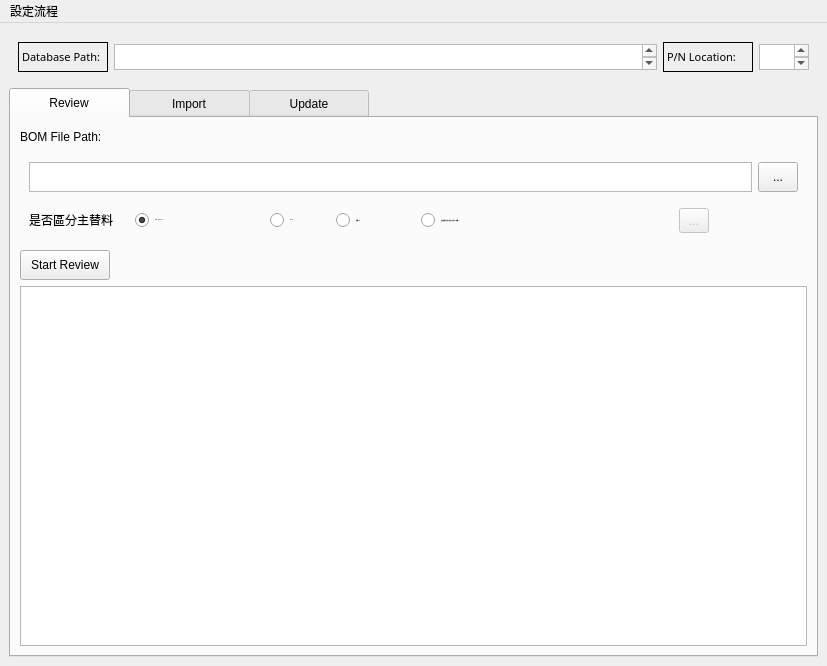
<?xml version="1.0" encoding="UTF-8"?>
<ui version="4.0">
 <class>MainWindow</class>
 <widget class="QMainWindow" name="MainWindow">
  <property name="geometry">
   <rect>
    <x>0</x>
    <y>0</y>
    <width>827</width>
    <height>666</height>
   </rect>
  </property>
  <property name="windowTitle">
   <string>CE BOM Review</string>
  </property>
  <property name="windowIcon">
   <iconset>
    <normaloff>C:/Users/andy.wang.GC/Downloads/你的段落文字__2_-removebg-preview.ico</normaloff>C:/Users/andy.wang.GC/Downloads/你的段落文字__2_-removebg-preview.ico</iconset>
  </property>
  <widget class="QWidget" name="centralwidget">
   <layout class="QGridLayout" name="gridLayout_5">
    <item row="0" column="0">
     <layout class="QGridLayout" name="gridLayout_2">
      <item row="0" column="0">
       <widget class="QWidget" name="widget_2" native="true">
        <property name="minimumSize">
         <size>
          <width>0</width>
          <height>50</height>
         </size>
        </property>
        <property name="maximumSize">
         <size>
          <width>16777215</width>
          <height>50</height>
         </size>
        </property>
        <layout class="QGridLayout" name="gridLayout">
         <item row="0" column="0">
          <layout class="QHBoxLayout" name="horizontalLayout_9" stretch="4,1">
           <item>
            <layout class="QHBoxLayout" name="horizontalLayout_8">
             <item>
              <widget class="QLabel" name="path_label">
               <property name="minimumSize">
                <size>
                 <width>90</width>
                 <height>30</height>
                </size>
               </property>
               <property name="maximumSize">
                <size>
                 <width>90</width>
                 <height>30</height>
                </size>
               </property>
               <property name="font">
                <font>
                 <family>微軟正黑體</family>
                 <pointsize>8</pointsize>
                </font>
               </property>
               <property name="styleSheet">
                <string notr="true">border-width : 1px ;
border-style : solid;
border-color : black
</string>
               </property>
               <property name="text">
                <string>Database Path:</string>
               </property>
              </widget>
             </item>
             <item>
              <widget class="QTextBrowser" name="database_path">
               <property name="minimumSize">
                <size>
                 <width>0</width>
                 <height>26</height>
                </size>
               </property>
               <property name="maximumSize">
                <size>
                 <width>16777215</width>
                 <height>26</height>
                </size>
               </property>
               <property name="font">
                <font>
                 <family>微軟正黑體</family>
                 <pointsize>9</pointsize>
                </font>
               </property>
              </widget>
             </item>
            </layout>
           </item>
           <item>
            <layout class="QHBoxLayout" name="horizontalLayout_5">
             <item>
              <widget class="QLabel" name="pn_label">
               <property name="minimumSize">
                <size>
                 <width>90</width>
                 <height>30</height>
                </size>
               </property>
               <property name="maximumSize">
                <size>
                 <width>90</width>
                 <height>30</height>
                </size>
               </property>
               <property name="font">
                <font>
                 <family>微軟正黑體</family>
                 <pointsize>8</pointsize>
                </font>
               </property>
               <property name="styleSheet">
                <string notr="true">border-width : 1px ;
border-style : solid;
border-color : black
</string>
               </property>
               <property name="text">
                <string>P/N Location:</string>
               </property>
              </widget>
             </item>
             <item>
              <widget class="QTextBrowser" name="pn_text">
               <property name="minimumSize">
                <size>
                 <width>0</width>
                 <height>26</height>
                </size>
               </property>
               <property name="maximumSize">
                <size>
                 <width>50</width>
                 <height>26</height>
                </size>
               </property>
               <property name="font">
                <font>
                 <family>微軟正黑體</family>
                </font>
               </property>
              </widget>
             </item>
            </layout>
           </item>
          </layout>
         </item>
        </layout>
       </widget>
      </item>
      <item row="1" column="0">
       <widget class="QTabWidget" name="tabWidget">
        <property name="styleSheet">
         <string notr="true">QTabBar::tab{
width: 120px; 
height:30px;
font:20px 'Arial';
}</string>
        </property>
        <property name="currentIndex">
         <number>0</number>
        </property>
        <property name="documentMode">
         <bool>false</bool>
        </property>
        <widget class="QWidget" name="tab">
         <attribute name="title">
          <string>Review</string>
         </attribute>
         <layout class="QVBoxLayout" name="verticalLayout">
          <item>
           <layout class="QHBoxLayout" name="horizontalLayout">
            <item>
             <widget class="QLabel" name="bomlabel_1">
              <property name="maximumSize">
               <size>
                <width>100</width>
                <height>40</height>
               </size>
              </property>
              <property name="styleSheet">
               <string notr="true">font:15px 'Arial'</string>
              </property>
              <property name="text">
               <string>BOM File Path:</string>
              </property>
             </widget>
            </item>
            <item>
             <spacer name="horizontalSpacer">
              <property name="orientation">
               <enum>Qt::Horizontal</enum>
              </property>
              <property name="sizeHint" stdset="0">
               <size>
                <width>40</width>
                <height>20</height>
               </size>
              </property>
             </spacer>
            </item>
           </layout>
          </item>
          <item>
           <widget class="QWidget" name="widget" native="true">
            <property name="maximumSize">
             <size>
              <width>16777215</width>
              <height>40</height>
             </size>
            </property>
            <layout class="QHBoxLayout" name="horizontalLayout_3">
             <property name="sizeConstraint">
              <enum>QLayout::SetDefaultConstraint</enum>
             </property>
             <item>
              <widget class="QTextBrowser" name="bompath_text_1">
               <property name="minimumSize">
                <size>
                 <width>0</width>
                 <height>30</height>
                </size>
               </property>
               <property name="maximumSize">
                <size>
                 <width>16777215</width>
                 <height>40</height>
                </size>
               </property>
              </widget>
             </item>
             <item>
              <widget class="QToolButton" name="bompath_tool_1">
               <property name="minimumSize">
                <size>
                 <width>40</width>
                 <height>30</height>
                </size>
               </property>
               <property name="maximumSize">
                <size>
                 <width>40</width>
                 <height>30</height>
                </size>
               </property>
               <property name="text">
                <string>...</string>
               </property>
              </widget>
             </item>
            </layout>
           </widget>
          </item>
          <item>
           <layout class="QHBoxLayout" name="horizontalLayout_2">
            <item>
             <widget class="QWidget" name="widget" native="true">
              <property name="minimumSize">
               <size>
                <width>700</width>
                <height>45</height>
               </size>
              </property>
              <property name="maximumSize">
               <size>
                <width>100000</width>
                <height>45</height>
               </size>
              </property>
              <property name="styleSheet">
               <string notr="true"/>
              </property>
              <widget class="QLabel" name="add_label">
               <property name="geometry">
                <rect>
                 <x>9</x>
                 <y>11</y>
                 <width>100</width>
                 <height>20</height>
                </rect>
               </property>
               <property name="minimumSize">
                <size>
                 <width>100</width>
                 <height>20</height>
                </size>
               </property>
               <property name="maximumSize">
                <size>
                 <width>100</width>
                 <height>20</height>
                </size>
               </property>
               <property name="styleSheet">
                <string notr="true">font:13px 'Arial'</string>
               </property>
               <property name="text">
                <string>是否區分主替料</string>
               </property>
              </widget>
              <widget class="QRadioButton" name="y_radio">
               <property name="geometry">
                <rect>
                 <x>115</x>
                 <y>11</y>
                 <width>129</width>
                 <height>20</height>
                </rect>
               </property>
               <property name="minimumSize">
                <size>
                 <width>35</width>
                 <height>15</height>
                </size>
               </property>
               <property name="font">
                <font>
                 <family>Arial</family>
                 <pointsize>-1</pointsize>
                 <weight>50</weight>
                 <italic>false</italic>
                 <bold>false</bold>
                </font>
               </property>
               <property name="styleSheet">
                <string notr="true">font:13px 'Arial'</string>
               </property>
               <property name="text">
                <string>BOM_TipTop_PTC</string>
               </property>
               <property name="checked">
                <bool>true</bool>
               </property>
              </widget>
              <widget class="QRadioButton" name="r_radio">
               <property name="geometry">
                <rect>
                 <x>250</x>
                 <y>11</y>
                 <width>60</width>
                 <height>20</height>
                </rect>
               </property>
               <property name="minimumSize">
                <size>
                 <width>35</width>
                 <height>15</height>
                </size>
               </property>
               <property name="font">
                <font>
                 <family>Arial</family>
                 <pointsize>-1</pointsize>
                 <weight>50</weight>
                 <italic>false</italic>
                 <bold>false</bold>
                </font>
               </property>
               <property name="mouseTracking">
                <bool>true</bool>
               </property>
               <property name="styleSheet">
                <string notr="true">font:13px 'Arial'</string>
               </property>
               <property name="text">
                <string>Result</string>
               </property>
               <property name="checked">
                <bool>false</bool>
               </property>
              </widget>
              <widget class="QRadioButton" name="n_radio">
               <property name="geometry">
                <rect>
                 <x>316</x>
                 <y>11</y>
                 <width>79</width>
                 <height>20</height>
                </rect>
               </property>
               <property name="minimumSize">
                <size>
                 <width>35</width>
                 <height>15</height>
                </size>
               </property>
               <property name="font">
                <font>
                 <family>Arial</family>
                 <pointsize>-1</pointsize>
                 <weight>50</weight>
                 <italic>false</italic>
                 <bold>false</bold>
                </font>
               </property>
               <property name="styleSheet">
                <string notr="true">font:13px 'Arial'</string>
               </property>
               <property name="text">
                <string>系統BOM</string>
               </property>
              </widget>
              <widget class="QRadioButton" name="custom_radio">
               <property name="geometry">
                <rect>
                 <x>401</x>
                 <y>11</y>
                 <width>252</width>
                 <height>20</height>
                </rect>
               </property>
               <property name="minimumSize">
                <size>
                 <width>35</width>
                 <height>15</height>
                </size>
               </property>
               <property name="font">
                <font>
                 <family>Arial</family>
                 <pointsize>-1</pointsize>
                 <weight>50</weight>
                 <italic>false</italic>
                 <bold>false</bold>
                </font>
               </property>
               <property name="styleSheet">
                <string notr="true">font:13px 'Arial'</string>
               </property>
               <property name="text">
                <string>自定義(請至 選項→設定 中修改PN位置)</string>
               </property>
              </widget>
              <widget class="QToolButton" name="custom_button">
               <property name="enabled">
                <bool>false</bool>
               </property>
               <property name="geometry">
                <rect>
                 <x>659</x>
                 <y>9</y>
                 <width>30</width>
                 <height>25</height>
                </rect>
               </property>
               <property name="minimumSize">
                <size>
                 <width>30</width>
                 <height>25</height>
                </size>
               </property>
               <property name="text">
                <string>...</string>
               </property>
              </widget>
             </widget>
            </item>
            <item>
             <spacer name="horizontalSpacer_2">
              <property name="orientation">
               <enum>Qt::Horizontal</enum>
              </property>
              <property name="sizeHint" stdset="0">
               <size>
                <width>37</width>
                <height>17</height>
               </size>
              </property>
             </spacer>
            </item>
           </layout>
          </item>
          <item>
           <layout class="QHBoxLayout" name="horizontalLayout_4">
            <item>
             <widget class="QPushButton" name="review_button">
              <property name="minimumSize">
               <size>
                <width>90</width>
                <height>30</height>
               </size>
              </property>
              <property name="maximumSize">
               <size>
                <width>90</width>
                <height>30</height>
               </size>
              </property>
              <property name="styleSheet">
               <string notr="true">font:13px 'Arial'</string>
              </property>
              <property name="text">
               <string>Start Review</string>
              </property>
             </widget>
            </item>
            <item>
             <spacer name="horizontalSpacer_5">
              <property name="orientation">
               <enum>Qt::Horizontal</enum>
              </property>
              <property name="sizeHint" stdset="0">
               <size>
                <width>40</width>
                <height>20</height>
               </size>
              </property>
             </spacer>
            </item>
           </layout>
          </item>
          <item>
           <widget class="QTextBrowser" name="display_1"/>
          </item>
         </layout>
        </widget>
        <widget class="QWidget" name="tab_2">
         <attribute name="title">
          <string>Import</string>
         </attribute>
         <layout class="QGridLayout" name="gridLayout_3">
          <item row="0" column="0">
           <layout class="QVBoxLayout" name="verticalLayout_2" stretch="0,0,0,10">
            <item>
             <layout class="QHBoxLayout" name="horizontalLayout_6">
              <item>
               <widget class="QLabel" name="bomlabel_2">
                <property name="maximumSize">
                 <size>
                  <width>100</width>
                  <height>40</height>
                 </size>
                </property>
                <property name="styleSheet">
                 <string notr="true">font:15px 'Arial'</string>
                </property>
                <property name="text">
                 <string>BOM File Path:</string>
                </property>
               </widget>
              </item>
              <item>
               <spacer name="horizontalSpacer_4">
                <property name="orientation">
                 <enum>Qt::Horizontal</enum>
                </property>
                <property name="sizeHint" stdset="0">
                 <size>
                  <width>40</width>
                  <height>20</height>
                 </size>
                </property>
               </spacer>
              </item>
             </layout>
            </item>
            <item>
             <layout class="QHBoxLayout" name="horizontalLayout_7">
              <item>
               <widget class="QTextBrowser" name="bompath_text_2">
                <property name="maximumSize">
                 <size>
                  <width>16777215</width>
                  <height>40</height>
                 </size>
                </property>
               </widget>
              </item>
              <item>
               <widget class="QToolButton" name="bompath_tool_2">
                <property name="minimumSize">
                 <size>
                  <width>40</width>
                  <height>30</height>
                 </size>
                </property>
                <property name="maximumSize">
                 <size>
                  <width>40</width>
                  <height>30</height>
                 </size>
                </property>
                <property name="text">
                 <string>...</string>
                </property>
               </widget>
              </item>
             </layout>
            </item>
            <item>
             <layout class="QHBoxLayout" name="horizontalLayout_10">
              <item>
               <widget class="QPushButton" name="import_button">
                <property name="minimumSize">
                 <size>
                  <width>90</width>
                  <height>30</height>
                 </size>
                </property>
                <property name="maximumSize">
                 <size>
                  <width>90</width>
                  <height>30</height>
                 </size>
                </property>
                <property name="styleSheet">
                 <string notr="true">font:13px 'Arial'</string>
                </property>
                <property name="text">
                 <string>Start Import</string>
                </property>
               </widget>
              </item>
              <item>
               <spacer name="horizontalSpacer_6">
                <property name="orientation">
                 <enum>Qt::Horizontal</enum>
                </property>
                <property name="sizeHint" stdset="0">
                 <size>
                  <width>40</width>
                  <height>20</height>
                 </size>
                </property>
               </spacer>
              </item>
             </layout>
            </item>
            <item>
             <widget class="QTextBrowser" name="display_2"/>
            </item>
           </layout>
          </item>
         </layout>
        </widget>
        <widget class="QWidget" name="tab_3">
         <property name="minimumSize">
          <size>
           <width>0</width>
           <height>0</height>
          </size>
         </property>
         <attribute name="title">
          <string>Update</string>
         </attribute>
         <layout class="QGridLayout" name="gridLayout_4">
          <item row="0" column="0">
           <layout class="QVBoxLayout" name="verticalLayout_3">
            <item>
             <layout class="QHBoxLayout" name="horizontalLayout_11">
              <item>
               <widget class="QPushButton" name="update_button">
                <property name="minimumSize">
                 <size>
                  <width>90</width>
                  <height>30</height>
                 </size>
                </property>
                <property name="maximumSize">
                 <size>
                  <width>90</width>
                  <height>30</height>
                 </size>
                </property>
                <property name="styleSheet">
                 <string notr="true">font:13px 'Arial'</string>
                </property>
                <property name="text">
                 <string>Start Update</string>
                </property>
               </widget>
              </item>
              <item>
               <spacer name="horizontalSpacer_7">
                <property name="orientation">
                 <enum>Qt::Horizontal</enum>
                </property>
                <property name="sizeHint" stdset="0">
                 <size>
                  <width>40</width>
                  <height>20</height>
                 </size>
                </property>
               </spacer>
              </item>
             </layout>
            </item>
            <item>
             <widget class="QTextBrowser" name="display_3"/>
            </item>
           </layout>
          </item>
         </layout>
        </widget>
       </widget>
      </item>
     </layout>
    </item>
   </layout>
  </widget>
  <widget class="QMenuBar" name="menubar">
   <property name="geometry">
    <rect>
     <x>0</x>
     <y>0</y>
     <width>827</width>
     <height>21</height>
    </rect>
   </property>
   <widget class="QMenu" name="menuSetting">
    <property name="title">
     <string>設定流程</string>
    </property>
   </widget>
   <addaction name="menuSetting"/>
  </widget>
 </widget>
 <resources/>
 <connections/>
</ui>
